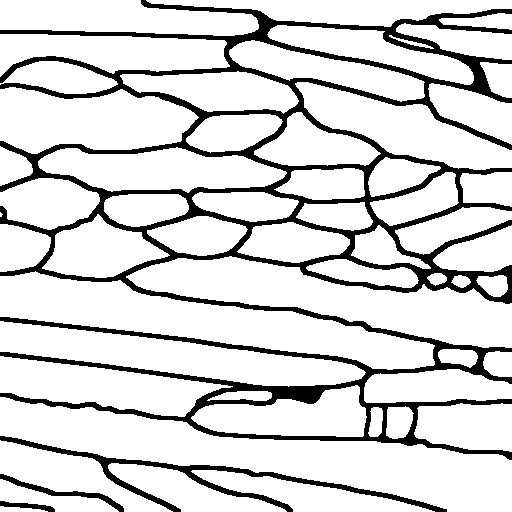
#> input picture test_img.png, 512 x 512 px
$ python binary_to_vector.py test_img.png
#> lines starting #> are read from the running program, lines starting #| are printed output that depends on the picture; after the words box and inside, x2 and y2 are one past the last pixel; in counts of white or black regions, pixels touching at a corner belong together
# This script takes in a binary image and produces a vector representation of the connected components (cells)
# This vector representation is shown as a colored image with each color representing the direction a vector points to

import cv2, sys, os
from skimage.morphology import skeletonize
import numpy as np
from matplotlib import pyplot as plt


def build_forest(skeletonized_image: np.ndarray):
    edge_list = {}
    nodes = []
    # Embed array in zero array for easy indexing
    img = np.zeros(shape=(skeletonized_image.shape[0] + 2, skeletonized_image.shape[1] + 2), dtype=np.uint8)
    img[1:-1, 1:-1] = skeletonized_image
    for x in range(1, img.shape[0] - 1):
        for y in range(1, img.shape[1] - 1):
            if img[x, y] != 0:
                node = (x-1, y-1)
                nodes.append(node)
                edge_list[node] = []
                if img[x - 1, y - 1] != 0:
                    edge_list[node].append((x-2, y-2))
                if img[x - 1, y] != 0:
                    edge_list[node].append((x-2, y-1))
                if img[x - 1, y + 1] != 0:
                    edge_list[node].append((x-2, y))
                if img[x, y - 1] != 0:
                    edge_list[node].append((x-1, y-2))
                if img[x, y + 1] != 0:
                    edge_list[node].append((x-1, y))
                if img[x + 1, y - 1] != 0:
                    edge_list[node].append((x, y-2))
                if img[x + 1, y] != 0:
                    edge_list[node].append((x, y-1))
                if img[x + 1, y + 1] != 0:
                    edge_list[node].append((x, y))
    return nodes, edge_list


def find_trees(nodes: list, edge_list: dict):
    trees = []
    node_seen = set()
    for n in nodes:
        seen = set()
        cand = []
        if n not in node_seen:
            node_seen.add(n)
            seen.add(n)
            cand.extend(edge_list[n])
            while len(cand) > 0:
                x = cand.pop(-1)
                if x not in seen:
                    seen.add(x)
                    node_seen.add(x)
                    cand.extend(edge_list[x])
            trees.append(list(seen))
    return trees


def find_reference_points(binary_image: np.ndarray):
    reference_points = []
    skeleton = np.array(skeletonize(binary_image), np.uint8)
    nodes, edge_list = build_forest(skeleton)
    trees = find_trees(nodes, edge_list)

    for tree in trees:
        img = np.zeros_like(binary_image)
        for node in tree:
            img[node[0], node[1]] = 1

        # Contract the branches of the subgraph to its, potentially cyclic, core.
        seen = set()
        while True:
            change = False
            for node in tree:
                if node not in seen:
                    if len(edge_list[node]) == 1:
                        seen.add(node)
                        del edge_list[node]
                        change = True
            if not change:
                break

        plt.imshow(img)
        plt.show()

input_file = sys.argv[1]
assert(os.path.exists(input_file))
image = cv2.imread(input_file, cv2.IMREAD_GRAYSCALE)
#> image: shape (512, 512); 84% white; 4 black regions, box (x1, y1, x2, y2) and area: (0, 0, 512, 460) 37736, (0, 436, 447, 512) 3335, (0, 474, 124, 512) 657, (0, 501, 55, 512) 259
image = image / 255

skeleton = np.array(skeletonize(image), np.uint8)
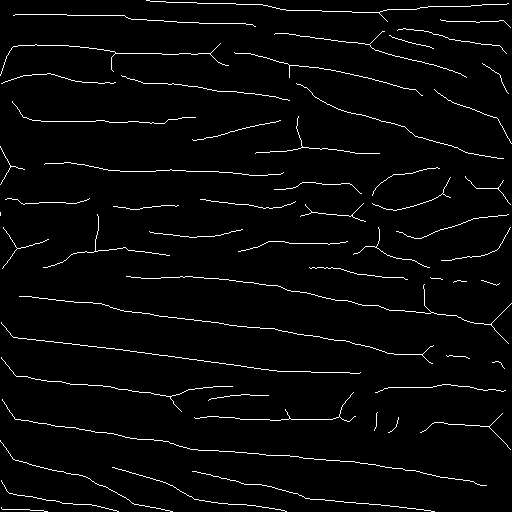
#> skeleton: shape (512, 512); values 0 (black) and 1 (white), 2.9% white in thin lines or dots
red_skeleton = cv2.filter2D(skeleton, ddepth=8, kernel=cv2.getStructuringElement(cv2.MORPH_RECT, (3, 3)))
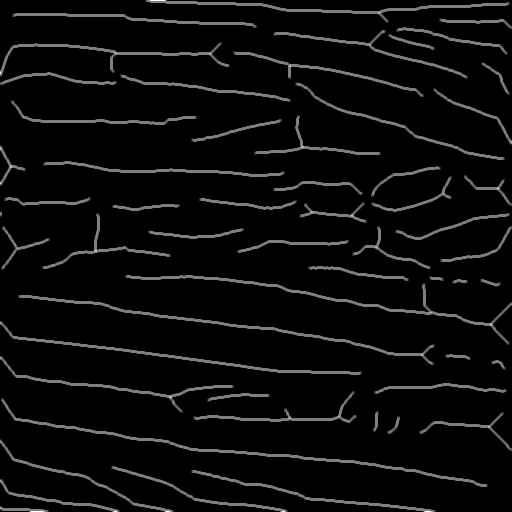
#> red_skeleton: shape (512, 512); min 0, max 6, mean 0.265; drawn with min black and max white
red_skeleton = red_skeleton * skeleton
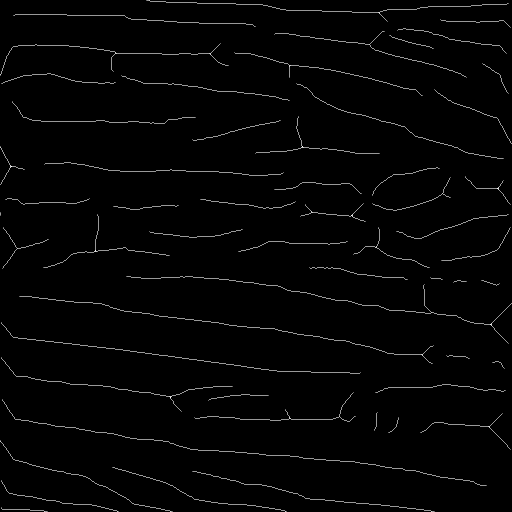
#> red_skeleton: shape (512, 512); min 0, max 5, mean 0.088; drawn with min black and max white

find_reference_points(image)
#> in build_forest, `img[1:-1, 1:-1] = skeletonized_image`:
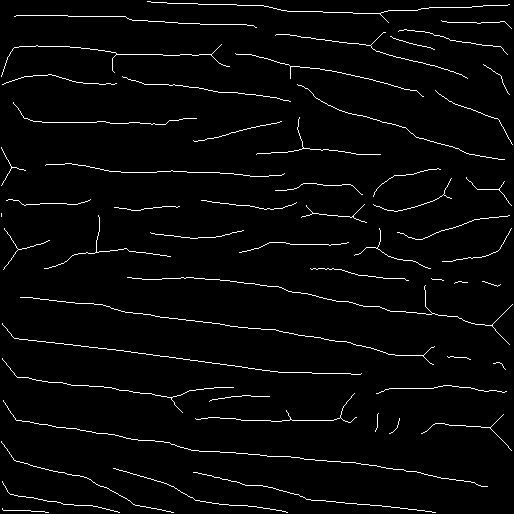
#> img: shape (514, 514); values 0 (black) and 1 (white), 2.9% white in thin lines or dots
#> in find_reference_points, `nodes, edge_list = build_forest(skeleton)`: nodes = 7704 pairs, first value 0 to 511, second value 0 to 511; edge_list = 7704 items
#> the loop in find_trees, `for n in nodes:` made 7704 passes
#> n on passes 1 to 3: (0, 146), (0, 147), (0, 148)
#> after the loop in find_trees, `for n in nodes:`: trees = 56 items
#> the loop in find_reference_points, `for tree in trees:` made 56 passes
#> tree on pass 27: [(215, 0), (213, 0), (214, 0), (212, 0)]
#> pass 1, in find_reference_points, `plt.show()`:
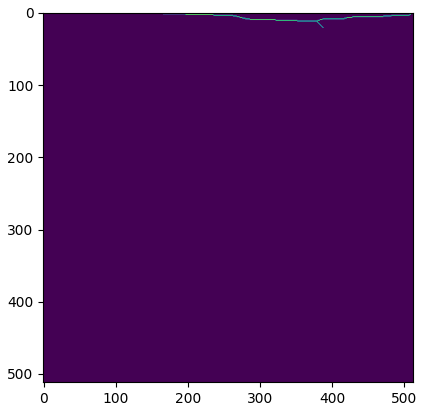
#> figure drawn by matplotlib, 1 panel
#> after the loop in find_reference_points, `for tree in trees:`:
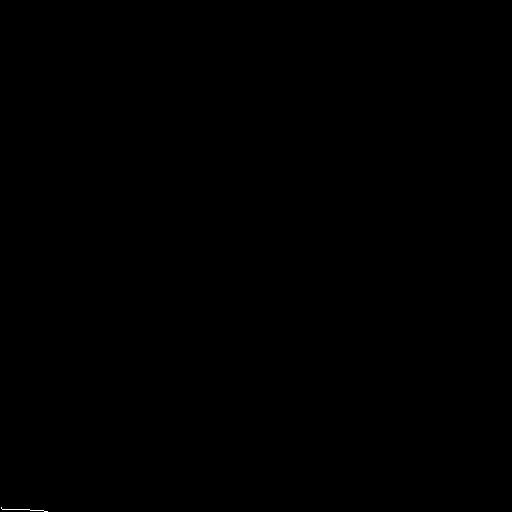
#> img: shape (512, 512) float64; values 0 (black) and 1 (white), 0.02% white in thin lines or dots, all inside (x1, y1, x2, y2) = (1, 507, 48, 512)


plt.imshow(skeleton)
plt.show()

plt.imshow(red_skeleton)
plt.show()
